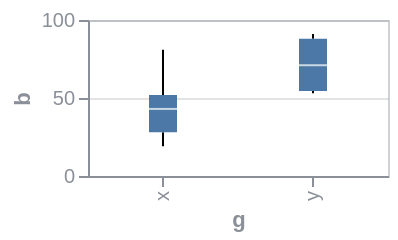

Express this chart as Vega-Lite.
### Vega specification from a JSON file in a GitHub repository (floating-point values rounded to 4 significant figures)
{"$schema": "https://vega.github.io/schema/vega/v6.json", "background": null, "padding": 5, "width": 150, "height": 78, "style": "cell", "data": [{"name": "source_0", "values": [{"a": "A", "b": 28, "c": 5, "g": "x"}, {"a": "B", "b": 55, "c": 9, "g": "y"}, {"a": "C", "b": 43, "c": 2, "g": "x"}, {"a": "D", "b": 91, "c": 7, "g": "y"}, {"a": "E", "b": 81, "c": 4, "g": "x"}, {"a": "F", "b": 53, "c": 6, "g": "y"}, {"a": "G", "b": 19, "c": 8, "g": "x"}, {"a": "H", "b": 87, "c": 1, "g": "y"}, {"a": "I", "b": 52, "c": 3, "g": "x"}]}, {"name": "data_1", "source": "source_0", "transform": [{"type": "joinaggregate", "as": ["lower_box_b", "upper_box_b"], "ops": ["q1", "q3"], "fields": ["b", "b"], "groupby": ["g"]}]}, {"name": "data_2", "source": "data_1", "transform": [{"type": "filter", "expr": "(datum['b'] < datum['lower_box_b'] - 1.5 * (datum['upper_box_b'] - datum['lower_box_b'])) || (datum['b'] > datum['upper_box_b'] + 1.5 * (datum['upper_box_b'] - datum['lower_box_b']))"}, {"type": "filter", "expr": "isValid(datum[\"b\"]) && isFinite(+datum[\"b\"])"}]}, {"name": "data_3", "source": "data_1", "transform": [{"type": "filter", "expr": "(datum['lower_box_b'] - 1.5 * (datum['upper_box_b'] - datum['lower_box_b']) <= datum['b']) && (datum['b'] <= datum['upper_box_b'] + 1.5 * (datum['upper_box_b'] - datum['lower_box_b']))"}, {"type": "aggregate", "groupby": ["g"], "ops": ["min", "max", "min", "max"], "fields": ["b", "b", "lower_box_b", "upper_box_b"], "as": ["lower_whisker_b", "upper_whisker_b", "lower_box_b", "upper_box_b"]}]}, {"name": "data_4", "source": "data_3", "transform": [{"type": "filter", "expr": "isValid(datum[\"lower_whisker_b\"]) && isFinite(+datum[\"lower_whisker_b\"])"}]}, {"name": "data_5", "source": "data_3", "transform": [{"type": "filter", "expr": "isValid(datum[\"upper_box_b\"]) && isFinite(+datum[\"upper_box_b\"])"}]}, {"name": "data_6", "source": "source_0", "transform": [{"type": "aggregate", "groupby": ["g"], "ops": ["q1", "q3", "median", "min", "max"], "fields": ["b", "b", "b", "b", "b"], "as": ["lower_box_b", "upper_box_b", "mid_box_b", "min_b", "max_b"]}]}, {"name": "data_7", "source": "data_6", "transform": [{"type": "filter", "expr": "isValid(datum[\"lower_box_b\"]) && isFinite(+datum[\"lower_box_b\"])"}]}, {"name": "data_8", "source": "data_6", "transform": [{"type": "filter", "expr": "isValid(datum[\"mid_box_b\"]) && isFinite(+datum[\"mid_box_b\"])"}]}], "marks": [{"name": "layer_0_layer_0_marks", "type": "symbol", "style": ["point", "boxplot-outliers"], "from": {"data": "data_2"}, "encode": {"update": {"opacity": {"value": 0.7}, "fill": {"value": "transparent"}, "stroke": {"value": "#4c78a8"}, "ariaRoleDescription": {"value": "point"}, "description": {"signal": "\"g: \" + (isValid(datum[\"g\"]) ? isArray(datum[\"g\"]) ? join(datum[\"g\"], ' ') : datum[\"g\"] : \"\"+datum[\"g\"]) + \"; b: \" + (format(datum[\"b\"], \"\"))"}, "x": {"scale": "x", "field": "g", "band": 0.5}, "y": {"scale": "y", "field": "b"}}}}, {"name": "layer_0_layer_1_layer_0_marks", "type": "rule", "style": ["rule", "boxplot-rule"], "aria": false, "from": {"data": "data_4"}, "encode": {"update": {"stroke": {"value": "black"}, "tooltip": {"signal": "{\"Upper Whisker of b\": format(datum[\"upper_whisker_b\"], \"\"), \"Lower Whisker of b\": format(datum[\"lower_whisker_b\"], \"\"), \"g\": isValid(datum[\"g\"]) ? isArray(datum[\"g\"]) ? join(datum[\"g\"], '\\n') : datum[\"g\"] : \"\"+datum[\"g\"]}"}, "x": {"scale": "x", "field": "g", "band": 0.5}, "y": {"scale": "y", "field": "lower_whisker_b"}, "y2": {"scale": "y", "field": "lower_box_b"}}}}, {"name": "layer_0_layer_1_layer_1_marks", "type": "rule", "style": ["rule", "boxplot-rule"], "aria": false, "from": {"data": "data_5"}, "encode": {"update": {"stroke": {"value": "black"}, "tooltip": {"signal": "{\"Upper Whisker of b\": format(datum[\"upper_whisker_b\"], \"\"), \"Lower Whisker of b\": format(datum[\"lower_whisker_b\"], \"\"), \"g\": isValid(datum[\"g\"]) ? isArray(datum[\"g\"]) ? join(datum[\"g\"], '\\n') : datum[\"g\"] : \"\"+datum[\"g\"]}"}, "x": {"scale": "x", "field": "g", "band": 0.5}, "y": {"scale": "y", "field": "upper_box_b"}, "y2": {"scale": "y", "field": "upper_whisker_b"}}}}, {"name": "layer_1_layer_0_marks", "type": "rect", "style": ["bar", "boxplot-box"], "from": {"data": "data_7"}, "encode": {"update": {"ariaRoleDescription": {"value": "box"}, "fill": {"value": "#4c78a8"}, "tooltip": {"signal": "{\"Max of b\": format(datum[\"max_b\"], \"\"), \"Q3 of b\": format(datum[\"upper_box_b\"], \"\"), \"Median of b\": format(datum[\"mid_box_b\"], \"\"), \"Q1 of b\": format(datum[\"lower_box_b\"], \"\"), \"Min of b\": format(datum[\"min_b\"], \"\"), \"g\": isValid(datum[\"g\"]) ? isArray(datum[\"g\"]) ? join(datum[\"g\"], '\\n') : datum[\"g\"] : \"\"+datum[\"g\"]}"}, "description": {"signal": "\"g: \" + (isValid(datum[\"g\"]) ? isArray(datum[\"g\"]) ? join(datum[\"g\"], ' ') : datum[\"g\"] : \"\"+datum[\"g\"]) + \"; b: \" + (format(datum[\"lower_box_b\"], \"\")) + \"; upper_box_b: \" + (format(datum[\"upper_box_b\"], \"\")) + \"; Max of b: \" + (format(datum[\"max_b\"], \"\")) + \"; Q3 of b: \" + (format(datum[\"upper_box_b\"], \"\")) + \"; Median of b: \" + (format(datum[\"mid_box_b\"], \"\")) + \"; Q1 of b: \" + (format(datum[\"lower_box_b\"], \"\")) + \"; Min of b: \" + (format(datum[\"min_b\"], \"\"))"}, "xc": {"scale": "x", "field": "g", "band": 0.5}, "width": {"value": 14}, "y": {"scale": "y", "field": "lower_box_b"}, "y2": {"scale": "y", "field": "upper_box_b"}}}}, {"name": "layer_1_layer_1_marks", "type": "rect", "style": ["tick", "boxplot-median"], "aria": false, "from": {"data": "data_8"}, "encode": {"update": {"opacity": {"value": 0.7}, "fill": [{"test": "datum['lower_box_b'] >= datum['upper_box_b']", "value": "#4c78a8"}, {"value": "white"}], "tooltip": {"signal": "{\"Max of b\": format(datum[\"max_b\"], \"\"), \"Q3 of b\": format(datum[\"upper_box_b\"], \"\"), \"Median of b\": format(datum[\"mid_box_b\"], \"\"), \"Q1 of b\": format(datum[\"lower_box_b\"], \"\"), \"Min of b\": format(datum[\"min_b\"], \"\"), \"g\": isValid(datum[\"g\"]) ? isArray(datum[\"g\"]) ? join(datum[\"g\"], '\\n') : datum[\"g\"] : \"\"+datum[\"g\"]}"}, "xc": {"scale": "x", "field": "g", "band": 0.5}, "width": {"value": 14}, "yc": {"scale": "y", "field": "mid_box_b"}, "height": {"value": 1}}}}], "scales": [{"name": "x", "type": "band", "domain": {"fields": [{"data": "data_2", "field": "g"}, {"data": "data_4", "field": "g"}, {"data": "data_5", "field": "g"}, {"data": "data_7", "field": "g"}, {"data": "data_8", "field": "g"}], "sort": true}, "range": [0, {"signal": "width"}], "paddingInner": 0, "paddingOuter": 0}, {"name": "y", "type": "linear", "domain": {"fields": [{"data": "data_2", "field": "b"}, {"data": "data_4", "field": "lower_whisker_b"}, {"data": "data_4", "field": "lower_box_b"}, {"data": "data_5", "field": "upper_box_b"}, {"data": "data_5", "field": "upper_whisker_b"}, {"data": "data_7", "field": "lower_box_b"}, {"data": "data_7", "field": "upper_box_b"}, {"data": "data_8", "field": "mid_box_b"}]}, "range": [{"signal": "height"}, 0], "nice": true, "zero": true}], "axes": [{"scale": "y", "orient": "left", "gridScale": "x", "grid": true, "tickCount": {"signal": "ceil(height/40)"}, "domain": false, "labels": false, "aria": false, "maxExtent": 0, "minExtent": 0, "ticks": false, "zindex": 0}, {"scale": "x", "orient": "bottom", "grid": false, "title": "g", "labelAlign": "right", "labelAngle": 270, "labelBaseline": "middle", "zindex": 0}, {"scale": "y", "orient": "left", "grid": false, "title": "b", "labelOverlap": true, "tickCount": {"signal": "ceil(height/40)"}, "zindex": 0}], "config": {"axis": {"labelColor": "#8a8f98", "titleColor": "#8a8f98", "domainColor": "#8a8f98", "tickColor": "#8a8f98", "gridColor": "#8a8f98", "gridOpacity": 0.25}, "style": {"cell": {"stroke": "#8a8f98", "strokeOpacity": 0.4}}}}
